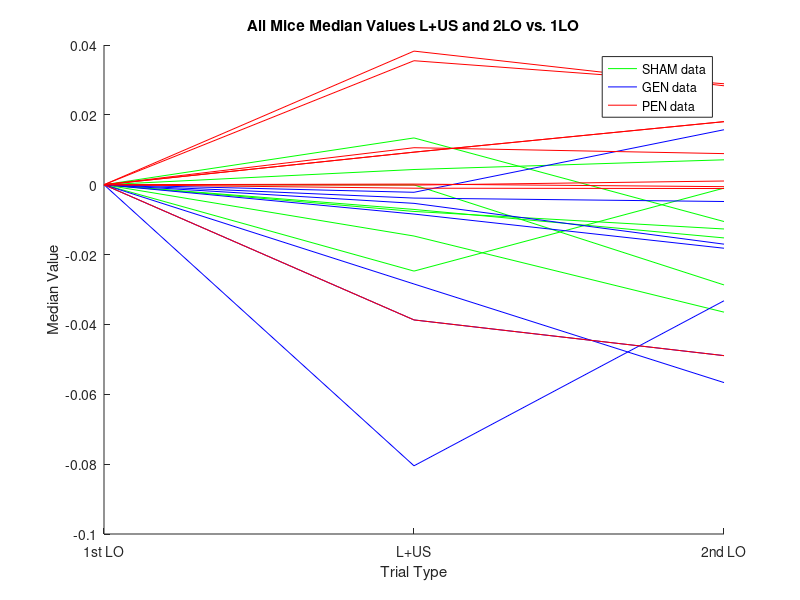
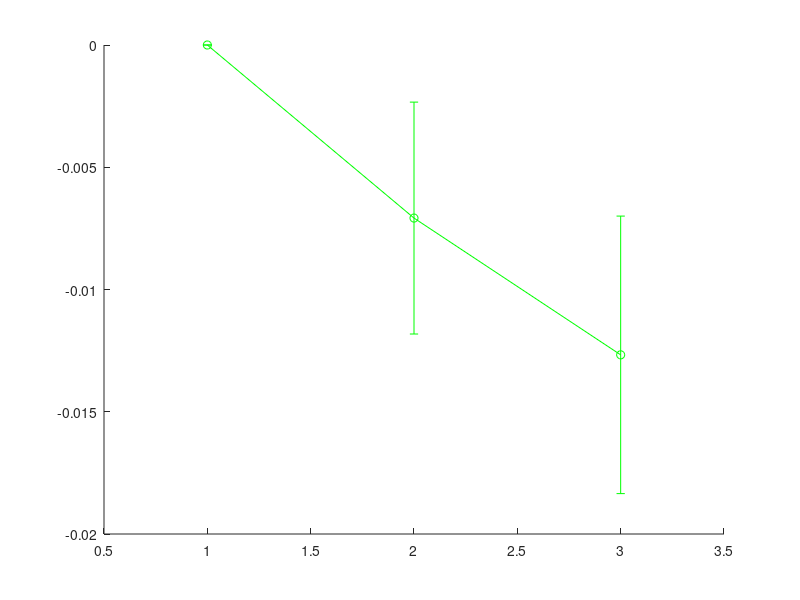

MATLAB code to generate these figures, in order: (Note: this script raises an error after producing the figures.)

% median_SHAM
% median_GEN
% median_PEN 

% copied matrixes from commented median_x scripts to reduce running time 
SHAM_MATRIX = [0,0.00435600796752600,0.00713109228237704;0,-5.16885958017910e-05,-0.0286916774704259;0,0.0133954508844230,-0.0105393137953733;0,-0.0146888761776283,-0.0364842719945690;0,-0.00765067809909513,-0.0126725453785824;0,-0.0247286394644330,-0.000975316304337212;0,-0.00707821064911673,-0.0152301517258112];
GEN_MATRIX = [0,-0.00216903690829889,0.0157401784885035;0,-0.00533501284119886,-0.0170182170965821;0,-0.0284201249582408,-0.0566498478936813;0,-0.00382477957074176,-0.00480633475035593;0,-0.0804744010195484,-0.0332240621483618;0,-0.00839983815283812,-0.0181853465935874;0,-0.0387101708843783,-0.0489317590083913];
PEN_MATRIX = [0,0.00932355090704318,0.0180555755962342;0,0.0355006379032983,0.0289117712082711;0,0.0105964449704316,0.00890424974541322;0,0.0382527652138474,0.0283285886886979;0,0.00932355090704318,0.0180555755962342;0,-0.000996088743718843,-0.00109136275373061;0,-0.000107093776822434,0.00106106540426960;0,0.000180722336327257,-0.000554426228727898];

% concatenating the matrixes from median_x scripts
MATRIX = [SHAM_MATRIX; GEN_MATRIX; PEN_MATRIX] ;
% SHAM = 7 rows 
% GEN = 7 rows
% PEN = 8 rows 

%% all dates PLOTTING 
figure(1) 
hold on 
% SHAM plotting
for q = 1:7 
    row = MATRIX(q,:) ;
    p1 = plot(1:3, MATRIX(q, :), 'g', 'DisplayName','SHAM data') ;
end 
% GEN plotting 
for q = 8:14
    row = MATRIX(q,:) ;
    p2 = plot(1:3, MATRIX(q, :), 'b', 'DisplayName','GEN data') ;
end 
% PEN plotting 
for q = 14:22
    row = MATRIX(q,:) ;
    p3 = plot(1:3, MATRIX(q, :), 'r', 'DisplayName','PEN data') ;
end
legend([p1 p2 p3],{'SHAM data','GEN data', 'PEN data'})
xlabel('Trial Type'), ylabel('Median Value')
title('All Mice Median Values L+US and 2LO vs. 1LO')
set(gca,'XTick',[1 2 3] );
% set(gca,'XTickLabel',['1st LO', 'L+US' ,'2nd LO'] );
xticklabels({'1st LO','L+US','2nd LO'});
hold off 

%% setting up cohort medians 

% some more efficient loop in progress 
% for q = 1:3
%     for p = 1:7 
%         x = MATRIX(p, q)

% SHAM MEDIANS 
SHAM_1LO = [];
for q = 1:7
    SHAM_1LO = [SHAM_1LO MATRIX(q, 1)] ;
end 
SHAM_1LO_median = median(SHAM_1LO) ;

SHAM_LUS = [];
for q = 1:7
    SHAM_LUS = [SHAM_LUS MATRIX(q, 2)] ;
end 
SHAM_LUS_median = median(SHAM_LUS) ;

SHAM_2LO = [];
for q = 1:7
    SHAM_2LO = [SHAM_2LO MATRIX(q, 3)] ;
end 
SHAM_2LO_median = median(SHAM_2LO) ;

% GEN MEDIANS 

GEN_1LO = [];
for q = 8:14
    GEN_1LO = [GEN_1LO MATRIX(q, 1)] ;
end 
GEN_1LO_median = median(GEN_1LO) ;

GEN_LUS = [];
for q = 8:14
    GEN_LUS = [GEN_LUS MATRIX(q, 2)] ;
end 
GEN_LUS_median = median(GEN_LUS) ;

GEN_2LO = [];
for q = 8:14
    GEN_2LO = [GEN_2LO MATRIX(q, 3)] ;
end 
GEN_2LO_median = median(GEN_2LO) ;

% PEN MEDIANS 

PEN_1LO = [];
for q = 15:22
    PEN_1LO = [PEN_1LO MATRIX(q, 1)] ;
end 
PEN_1LO_median = median(PEN_1LO) ;

PEN_LUS = [];
for q = 15:22
    PEN_LUS = [PEN_LUS MATRIX(q, 2)] ;
end 
PEN_LUS_median = median(PEN_LUS) ;

PEN_2LO = [];
for q = 15:22
    PEN_2LO = [PEN_2LO MATRIX(q, 3)] ;
end 
PEN_2LO_median = median(PEN_2LO) ;

%% standard error 

stderror(1, 1) = std(SHAM_1LO)/sqrt(length(SHAM_1LO)) ;
stderror(1, 2) = std(SHAM_LUS)/sqrt(length(SHAM_LUS)) ;
stderror(1, 3) = std(SHAM_2LO)/sqrt(length(SHAM_2LO)) ;

stderror(2, 1) = std(GEN_1LO)/sqrt(length(GEN_1LO)) ;
stderror(2, 2) = std(GEN_LUS)/sqrt(length(GEN_LUS)) ;
stderror(2, 3) = std(GEN_2LO)/sqrt(length(GEN_2LO)) ;

stderror(3, 1) = std(PEN_1LO)/sqrt(length(PEN_1LO)) ;
stderror(3, 2) = std(PEN_LUS)/sqrt(length(PEN_LUS)) ;
stderror(3, 3) = std(PEN_2LO)/sqrt(length(PEN_2LO)) ;
%% plotting cohort medians 

% stderror = std( data ) / sqrt( length( data ))
% errorbar(x,y,err)

% figure(2) 
% SHAMY_median = [SHAM_1LO_median SHAM_LUS_median SHAM_2LO_median] ;
% q1 = plot(1:3, SHAMY_median, 'o-g', 'DisplayName', 'SHAM data') ;
% hold on 

% GENY_median = [GEN_1LO_median GEN_LUS_median GEN_2LO_median] ;
% q2 = plot(1:3, GENY_median, 'o-b', 'DisplayName', 'GEN data') ;
% hold on 

% PENY_median = [PEN_1LO_median PEN_LUS_median PEN_2LO_median] ;
% q3 = plot(1:3, PENY_median, 'o-r', 'DisplayName', 'PEN data') ;

figure(2) 
SHAMY_median = [SHAM_1LO_median SHAM_LUS_median SHAM_2LO_median] ;
q1 = errorbar(1:3, SHAMY_median, stderror(1,:), 'o-g', 'DisplayName', 'SHAM data') ;
hold on 

GENY_median = [GEN_1LO_median GEN_LUS_median GEN_2LO_median] ;
q2 = errorbar(1:3, GENY_median, stderror(2,:), 'o-b', 'DisplayName', 'GEN data') ;
hold on 

PENY_median = [PEN_1LO_median PEN_LUS_median PEN_2LO_median] ;
q3 = errorbar(1:3, PENY_median, stderror(3,:), 'o-r', 'DisplayName', 'PEN data') ;



legend([q1 q2 q3], 'SHAM DATA','GEN DATA','PEN DATA','Location','NorthWest')
xlabel('Trial Type'), ylabel('Median Value')
title('Cohort Median Value Trends L+US and 2LO vs. 1LO')
set(gca,'XTick',[1 2 3] );
% set(gca,'XTickLabel',['1st LO', 'L+US' ,'2nd LO'] );
xticklabels({'1st LO','L+US','2nd LO'});
